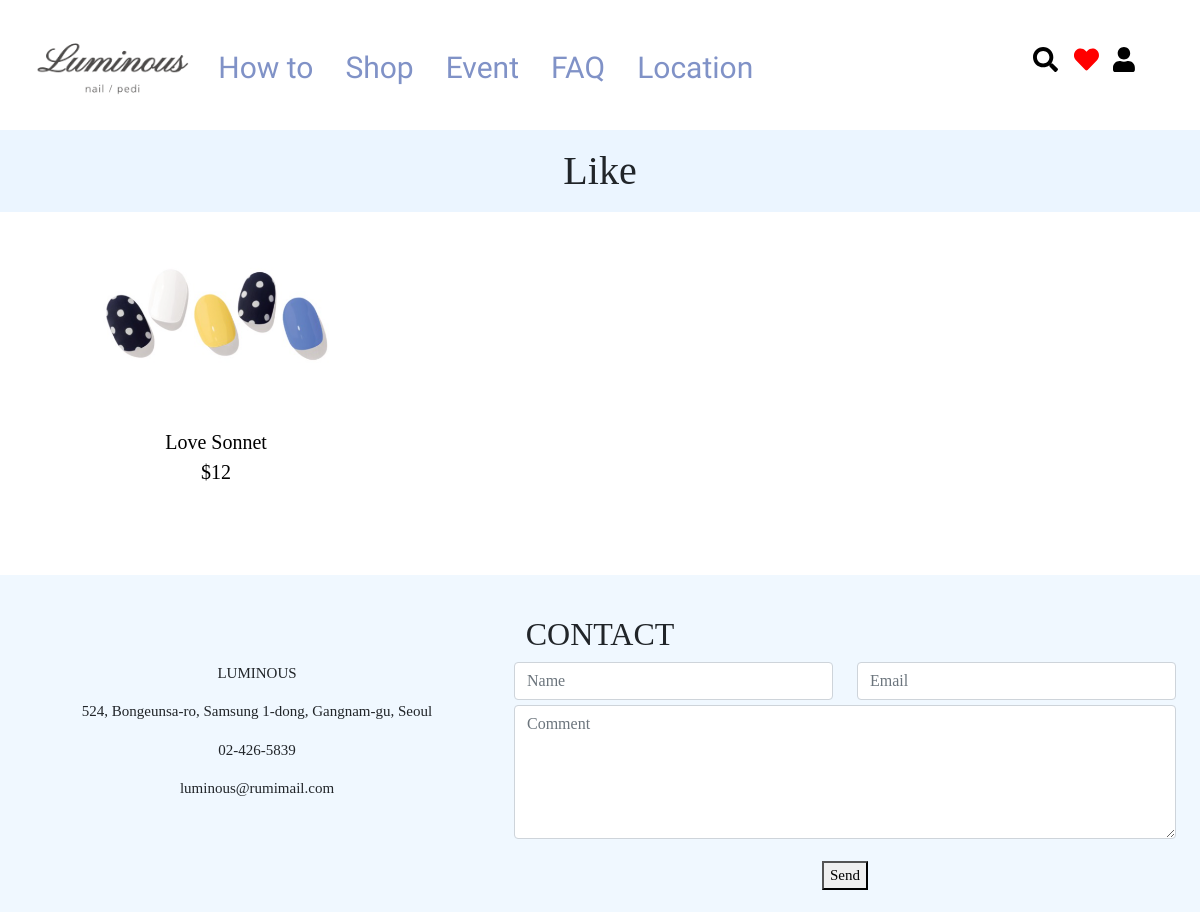
/page/likes/ (signed in), run on the app's committed database.
### web/models.py (models this page shows, shortened)
class Like(models.Model):
    userID = models.TextField()
    product = models.ForeignKey(Product, on_delete=models.CASCADE)

class Product(models.Model):
    title = models.CharField(max_length=100)
    content = models.TextField(blank=True, null=True)
    price = models.CharField(max_length=7)
    image = models.ImageField(upload_to='product')
    category = models.CharField(max_length=20)
    special = models.CharField(max_length=8, blank=True, null=True)

### web/views.py (the view)
# urls.py: path('likes/',views.like, name='like'),
def like(request):
    userID = request.user.id
    results = Like.objects.filter(userID__icontains=userID)
    context = {
        'products' : results
    }
    return render(request, 'page/like.html', context)

### web/templates/page/like.html (shortened to what this page needs)
{% extends 'page/base.html' %}
    {% load static %}
    {% block content %}
    <h1 style="padding:17px; background-color:#EBF5FF" id="head">Like</h1>
    <section class="container text-center">
        <div class="row">
            {% if products %}
            <div class="row">
                {% for item in products %}
                <div class="col-sm-4">
                    <a href="{% url 'detail' item.product.id %}" style="text-decoration: none; color: black;">
                        <img src="{{ item.product.image.url }}" style="overflow: hidden;" width="70%" height="auto">
                    <p style="font-size:20px; text-align:center; margin-bottom: 40px;">{{ item.product.title }}<br>${{ item.product.price }}</p>
                    </a>
                </div>
                {% endfor %}
            </div>
            {% else %}
            <p style="font-size:40px; text-align:center; margin-top: 50px; margin-bottom: 50px;">You have No Likes!<br>Let's add one</p>
            {% endif %}
        </div>
    </section>
    {% endblock content %}

### web/static/page/css/base.css (style rules this page uses)
* { font-family: 'Playfair Display', serif; }
#head { text-align : center; }

### data on the page
Like: product.image (picture), product "Love Sonnet", product.price "12"
